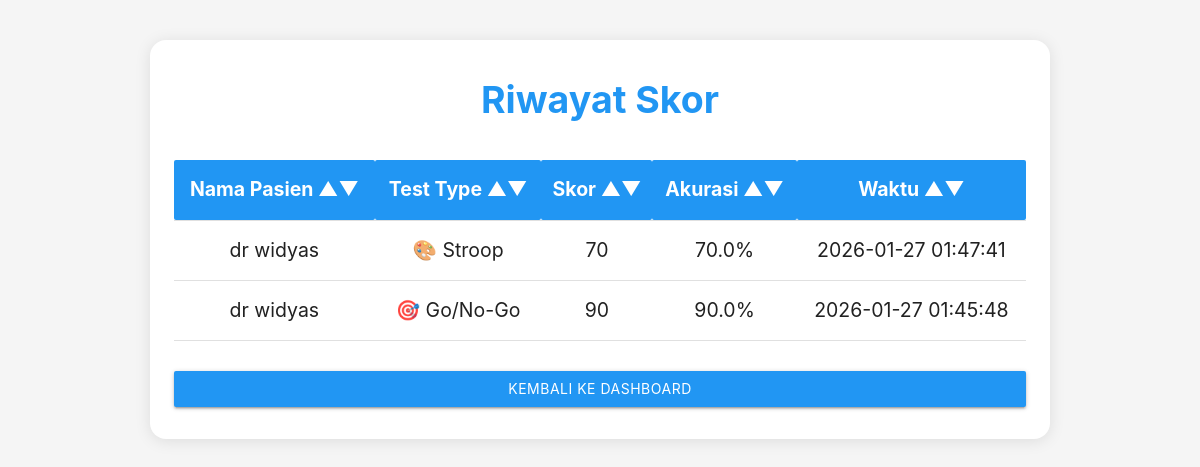
The page /view_patient_scores/3 (signed in) on the database its author committed.
### app.py (models this page shows)
class Patient(db.Model):
    id = db.Column(db.Integer, primary_key=True)
    name = db.Column(db.String(100), nullable=False)
    age = db.Column(db.Integer, nullable=True)
    notes = db.Column(db.Text, nullable=True)
    user_id = db.Column(db.Integer, db.ForeignKey('user.id'), nullable=False)
    scores = db.relationship('Score', backref='patient', lazy=True)

class Score(db.Model):
    id = db.Column(db.Integer, primary_key=True)
    score = db.Column(db.Integer, nullable=False)
    test_type = db.Column(db.String(50), default="emoji")  # 'emoji', 'go_no_go', 'stroop'
    reaction_time = db.Column(db.Float, nullable=True)  # in milliseconds
    accuracy = db.Column(db.Float, nullable=True)  # percentage
    timestamp = db.Column(db.DateTime, default=db.func.current_timestamp())
    patient_id = db.Column(db.Integer, db.ForeignKey('patient.id'), nullable=False)

### app.py (the view)
@app.route("/view_patient_scores/<int:patient_id>")
def view_patient_scores(patient_id):
    if "user_id" not in session:
        return redirect(url_for("login"))
    patient = Patient.query.filter_by(id=patient_id, user_id=session["user_id"]).first()
    if not patient:
        flash("Patient not found.")
        return redirect(url_for("dashboard"))
    scores = Score.query.filter_by(patient_id=patient.id).order_by(Score.timestamp.desc()).all()
    return render_template("scores.html", scores=scores, patient=patient)

### templates/scores.html (shortened to what this page needs)
<!DOCTYPE html>
<html lang="id">
<head>
    <link rel="stylesheet" href="https://cdnjs.cloudflare.com/ajax/libs/materialize/1.0.0/css/materialize.min.css">
</head>
<body>
    <div class="score-card">
        <div class="score-title">Riwayat Skor</div>
        <table id="scoreTable" class="score-table highlight centered">
            <thead>
                <tr>
                    <th onclick="sortTable(0)">Nama Pasien &#x25B2;&#x25BC;</th>
                    <th onclick="sortTable(1)">Test Type &#x25B2;&#x25BC;</th>
                    <th onclick="sortTable(2)">Skor &#x25B2;&#x25BC;</th>
                    <th onclick="sortTable(3)">Akurasi &#x25B2;&#x25BC;</th>
                    <th onclick="sortTable(4)">Waktu &#x25B2;&#x25BC;</th>
                </tr>
            </thead>
            <tbody>
                {% for score in scores %}
                <tr>
                    <td>{% if patient %}{{ patient.name }}{% elif score.patient %}{{ score.patient.name }}{% else %}-{% endif %}</td>
                    <td>
                        {% if score.test_type == 'go_no_go' %}
                            🎯 Go/No-Go
                        {% elif score.test_type == 'stroop' %}
                            🎨 Stroop
                        {% else %}
                            -
                        {% endif %}
                    </td>
                    <td>{{ score.score }}</td>
                    <td>{% if score.accuracy %}{{ "%.1f"|format(score.accuracy) }}%{% else %}-{% endif %}</td>
                    <td>{{ score.timestamp.strftime('%Y-%m-%d %H:%M:%S') if score.timestamp else '-' }}</td>
                </tr>
                {% endfor %}
            </tbody>
        </table>
        <a href="{{ url_for('dashboard') }}" class="btn blue back-btn">Kembali ke Dashboard</a>
    </div>
</body>
</html>

### templates/scores.html (style rules this page uses)
body { background: #f5f5f5; }
.score-card { max-width: 900px; margin: 40px auto; padding: 32px 24px; background: #fff; border-radius: 16px; box-shadow: 0 2px 16px rgba(0,0,0,0.10); }
.score-title { text-align: center; font-size: 2.5rem; margin-bottom: 32px; font-weight: bold; color: #2196F3; }
.score-table th, .score-table td { font-size: 1.3rem; }
.score-table th { background: #2196F3; color: white; cursor:pointer; }
.score-table { margin-top: 20px; }
.back-btn { margin-top: 30px; display: block; text-align: center; }

### rows shown on the page
Score: test_type "🎨 Stroop", score "70", accuracy "70.0", timestamp "2026-01-27 01:47:41"
Patient: name "dr widyas"
Score: test_type "🎯 Go/No-Go", score "90", accuracy "90.0", timestamp "2026-01-27 01:45:48"
